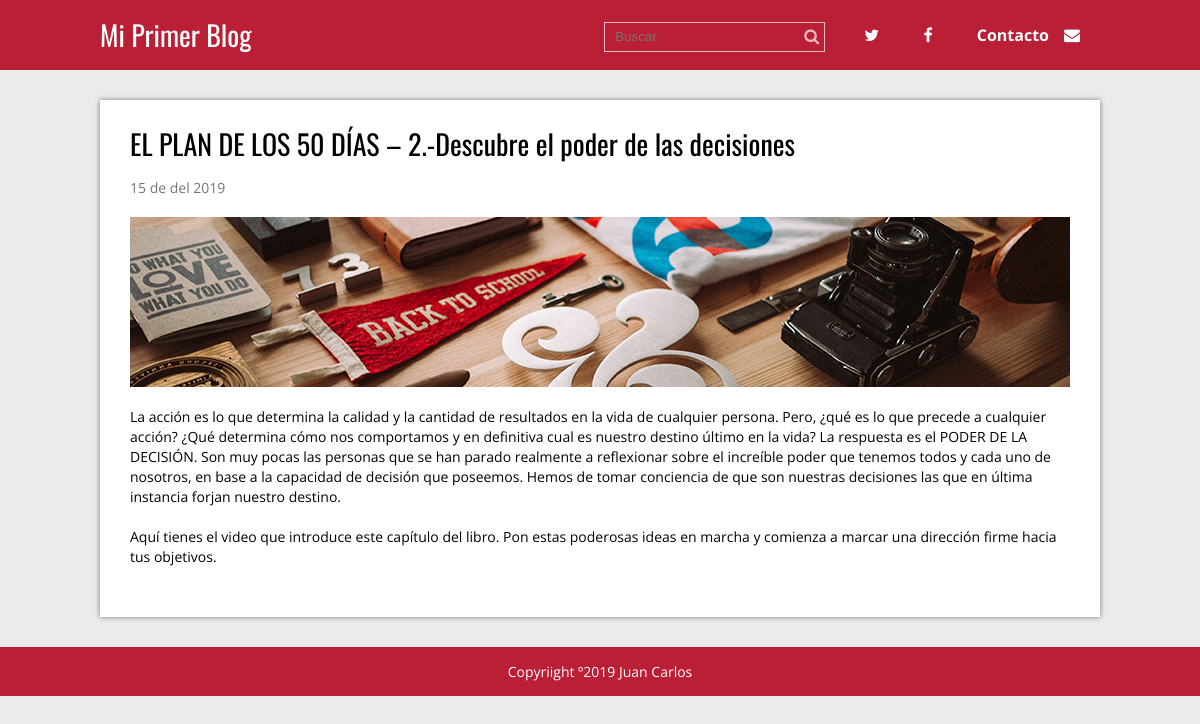
Screenshot of /single.php?id=2 with the database file from the repository.
### tables this page shows
CREATE TABLE `blog` (
  `id` int(11) NOT NULL,
  `titulo` varchar(200) NOT NULL,
  `extracto` varchar(200) NOT NULL,
  `fecha` timestamp NOT NULL DEFAULT CURRENT_TIMESTAMP,
  `texto` text NOT NULL,
  `thumb` varchar(50) NOT NULL
);

### single.php (called while the page is built, shortened)
<?php
require 'admin/config.php';
require 'functions.php';
$conexion=conexion($bd_config);
$id_articulo=id_articulo($_GET['id']);
$post=obtener_post_por_id($conexion,$id_articulo);
$post=$post[0];
require 'views/single.view.php';
?>

### functions.php (called while the page is built, shortened)
<?php
function limpiarDatos($datos){
	$datos=trim($datos);
	$datos=stripcslashes($datos);
	$datos=htmlspecialchars($datos);
	return $datos;
}
function id_articulo($id){
	return (int)limpiarDatos($id);
}
function obtener_post_por_id($conexion,$id){
	$resultado=$conexion->query("SELECT * FROM blog WHERE id = $id LIMIT 1");
	$resultado=$resultado->fetchAll();
	return($resultado)? $resultado : false;
}
function fecha($fecha){
$timestamp=strtotime($fecha);
$dia=date('d',$timestamp);
$mes=date('m',$timestamp)-1;
$year=date('Y',$timestamp);
$fecha="$dia de ". $meses[$mes]."del $year";
return $fecha;
}
?>

### views/single.view.php (the view)
<?php require 'header.php' ?>
	<div class="contenedor">
		<section class="post">
			<article>
				<h2 class="titulo"><?php echo $post['titulo'] ?></h2>
				<p class="fecha"><p class="fecha"><?php echo fecha($post['fecha']); ?></p></p>
				<div class="thumb">
					<img src="./imagenes/<?php echo $post['thumb']; ?>" alt="<?php echo $post['titulo'] ?>">
				</div>
				<p class="extracto"><?php echo nl2br($post['texto']); ?></p>
			</article>
		</section>
	</div>
<?php require 'footer.php'; ?>

### css/estilos.css (style rules this page uses)
* { margin: 0; padding: 0; -webkit-box-sizing: border-box; -moz-box-sizing: border-box; box-sizing: border-box; }
body { font-size: 16px; font-family: 'Open Sans', sans-serif; background: #ebebeb; }
h1, h2, h3, h4, h5, h6 { font-family: "Oswald", Arial, Sans-serif; font-weight: normal; }
.contenedor { max-width: 1000px; width: 90%; margin: auto; }
.post { width: 100%; background: #fff; box-shadow: 0px 0px 5px rgba(0,0,0, .5); margin-bottom: 30px; padding: 30px; }
.post article .titulo { font-family: "Oswald", Arial, Sans-serif; font-size: 28px; font-weight: normal; line-height: 28px; margin-bottom: 10px; }
.post article .fecha { color:#747474; font-size: 14px; margin-bottom: 20px; }
.post article .thumb { margin-bottom: 20px; }
.post article .thumb img { vertical-align: top; width: 100%; }
.post article .extracto { font-size: 14px; line-height: 20px; margin-bottom: 20px; }

### rows the page displays
blog: titulo "EL PLAN DE LOS 50 DÍAS – 2.-Descubre el poder de las decisiones", fecha "15 de del 2019", thumb (picture), texto "La acción es lo que determina la calidad y la cantidad de resultados en la vida de cualquier persona. Pero, ¿qué es lo que precede a cualquier acción? ¿Qué determina cómo nos comportamos y en definitiva cual es nuestro destino último en la vida? La respuesta es el PODER DE LA DECISIÓN. Son muy pocas las personas que se han parado realmente a reflexionar sobre el increíble poder que tenemos todos y cada uno de nosotros, en base a la capacidad de decisión que poseemos. Hemos de tomar conciencia de que son nuestras decisiones las que en última instancia forjan nuestro destino. Aquí tienes el video que introduce este capítulo del libro. Pon estas poderosas ideas en marcha y comienza a marcar…"
